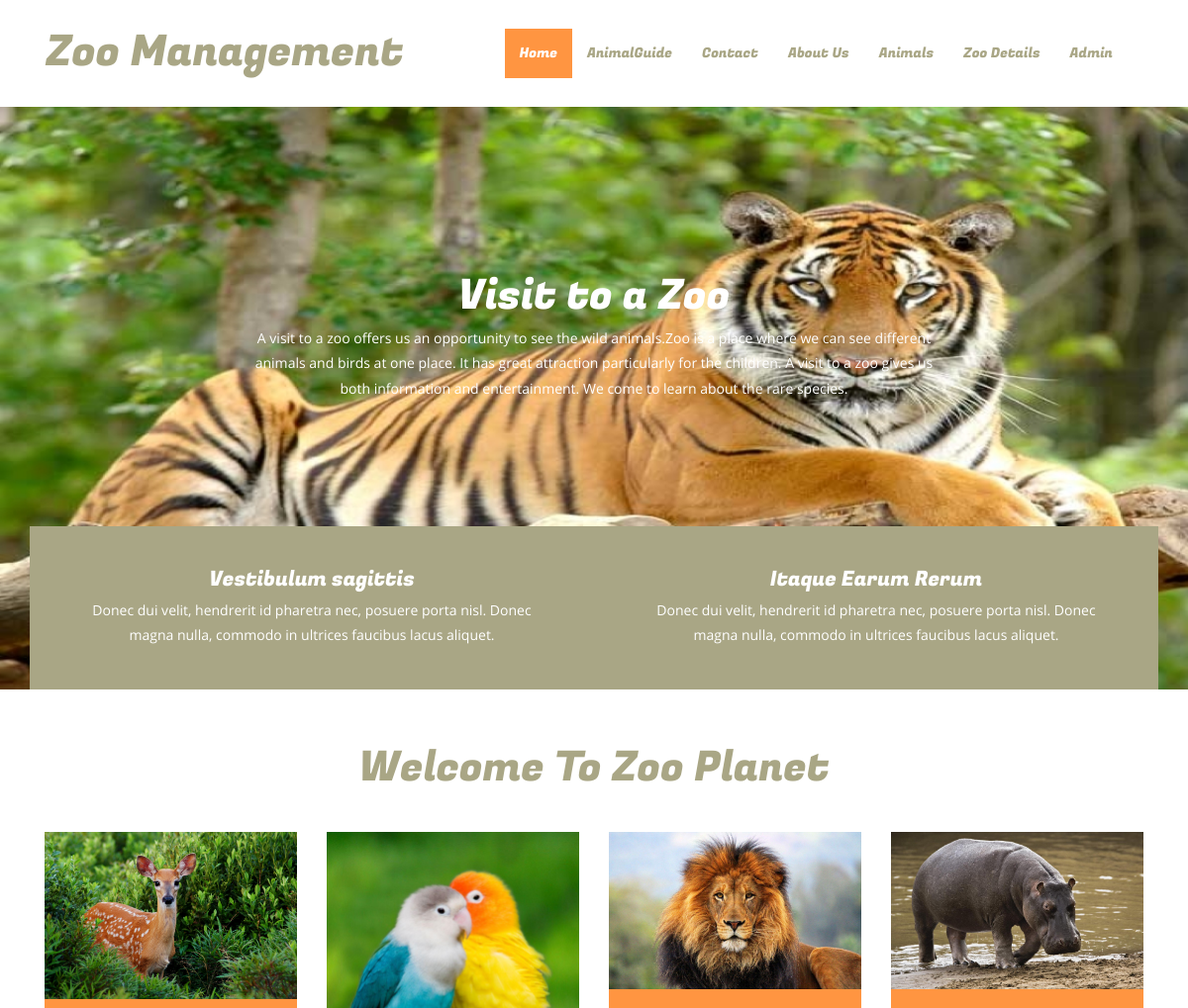
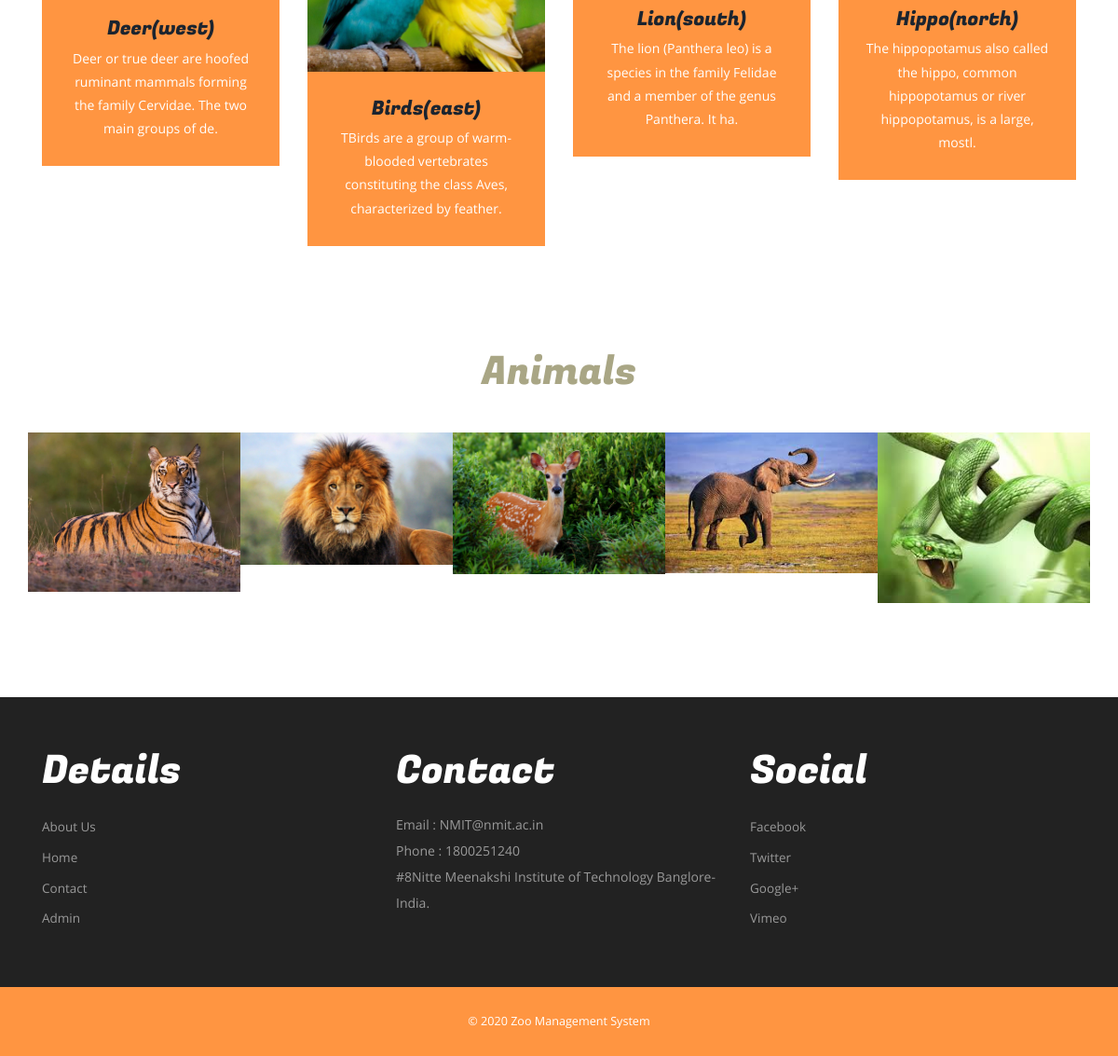
The page / on the database its author committed (2 pictures, top to bottom).
### tables this page shows
CREATE TABLE IF NOT EXISTS ANIMAL_KIND (
	AKid int(10) NOT NULL,
	AName VARCHAR(30) NOT NULL,
	Physical_Characteristics TEXT NOT NULL,
	Zoo_Region VARCHAR(50) NOT NULL,
	Diet VARCHAR(30) NOT NULL,
	Population_Status VARCHAR(30) NOT NULL,
	AnimalImage VARCHAR(100) NOT NULL,
	PRIMARY KEY(AKid)
);

CREATE TABLE `tblpage` (
  `ID` int(10) NOT NULL,
  `PageType` varchar(200) DEFAULT NULL,
  `PageTitle` varchar(200) DEFAULT NULL,
  `PageDescription` mediumtext DEFAULT NULL,
  `Email` varchar(200) DEFAULT NULL,
  `MobileNumber` bigint(10) DEFAULT NULL,
  `UpdationDate` timestamp NULL DEFAULT NULL ON UPDATE current_timestamp()
);

### index.php (the view, shortened to what this page needs)
<?php
include('includes/dbconnection.php');
?>
<!DOCTYPE HTML>
<html>
<head>
<link href="css/bootstrap.css" rel="stylesheet" type="text/css" media="all">
<link href="css/style.css" rel="stylesheet" type="text/css" media="all" />
</head>
<body>
		<?php include_once('includes/header.php');?>
			<div class="header-banner">
				<div class="container">
					<div class="head-banner">
						<h3>Visit to a Zoo</h3>
						<p> A visit to a zoo offers us an opportunity to see the wild animals.Zoo is a place where we can see different animals and birds at one place. It has great attraction particularly for the children. A visit to a zoo gives us both information and entertainment. We come to learn about the rare species.</p>
					</div>
					<div class="banner-grids">
						<div class="col-md-6 banner-grid">
							<h4>Vestibulum sagittis</h4>
							<p>Donec dui velit, hendrerit id pharetra nec, posuere porta nisl. Donec magna nulla, commodo in ultrices faucibus lacus aliquet.</p>
						</div>
						<div class="col-md-6 banner-grid">
						<h4>Itaque Earum Rerum</h4>
							<p>Donec dui velit, hendrerit id pharetra nec, posuere porta nisl. Donec magna nulla, commodo in ultrices faucibus lacus aliquet.</p>
						</div>
						<div class="clearfix"></div>
					</div>
				</div>
			</div>
			<div class="content">
				<div class="welcome">
					<div class="container">
						<h2>welcome to zoo planet</h2>
							<div class="welcome-grids">
								<?php
 $query=mysqli_query($con,"select * from ANIMAL_KIND order by rand() limit 4");
 while ($row=mysqli_fetch_array($query)) {
 ?>
								<div class="col-md-3 welcome-grid" >
									<img src="admin/images/<?php echo $row['AnimalImage'];?>" width='220' height='200' alt=" " class="img-responsive" />
									<div class="wel-info">
										<h4><a href="animal-detail.php?anid=<?php echo $row['AKid'];?>"><?php echo $row['AName'];?>(<?php echo $row['Zoo_Region'];?>)</a></h4>
										<p><?php echo substr($row['Physical_Characteristics'],0,100);?>.</p>
									</div>
								</div><?php }?>
								<br>
								<div class="clearfix"></div>
							</div>
					</div>
				</div>
					<div class="animals">
						<div class="container">
							<h3>animals</h3>
							<div class="clients">
								<ul id="flexiselDemo3">
									<?php
 $query=mysqli_query($con,"select * from ANIMAL_KIND");
 while ($row=mysqli_fetch_array($query)) {
 ?>
									<li><img src="admin/images/<?php echo $row['AnimalImage'];?>" width='220' height='200' alt=" " class="img-responsive" /></li><?php }?>
								</ul>
						</div>
					</div>
				</div>
				 <?php include_once('includes/special.php');?>
			</div>
			<?php include_once('includes/footer.php');?>
</body>
</html>

### includes/header.php (shortened to what this page needs)
          <div class="header">
              <div class="container">
                  <div class="header-top">
                      <nav class="navbar navbar-default">
                          <div class="container-fluid">
                              <div class="navbar-header">
                                  <div class="navbar-brand">
                                      <h1><a href="index.php">Zoo Management</a></h1>
                                  </div>
                              </div>
                          <div class="collapse navbar-collapse" id="bs-example-navbar-collapse-1">
                            <ul class="nav navbar-nav">
                                  <li class="active"><a href="index.php">Home <span class="sr-only">(current)</span></a></li>
                                  <li><a href="animal-guide.php">AnimalGuide</a></li>
                                  <li><a href="contact.php">Contact</a>
                                  </li>
                                  <li><a href="about.php">About Us</a>
                                  </li>
                                  <li><a href="animals.php">Animals</a>
                                  </li>
                                  <li><a href="zoo.php">Zoo Details</a></li>
                                  <li><a href="admin/index.php">Admin</a></li>
                              </ul>
                          </div>
</div>
                      </nav>
                  </div>
              </div>
          </div>

### includes/special.php
<div class="specials-section">
					<div class="container">
						<div class="specials-grids">
							<div class="col-md-4 specials1">
								<h3> details</h3>
								<ul>
									<li><a href="about.php">About Us</a></li>
									<li><a href="index.php">Home</a></li>
									<li><a href="contact.php">Contact</a></li>
									<li><a href="admin/index.php">Admin</a></li>
								</ul>
							</div>
							<div class="col-md-4 specials1">
								<h3>contact</h3>
								<?php
 $query=mysqli_query($con,"select * from  tblpage where PageType='contactus'");
 while ($row=mysqli_fetch_array($query)) {
 ?>
								<address>
									<p>Email : <?php  echo $row['Email'];?></p>
								 <p>Phone : <?php  echo $row['MobileNumber'];?></p>
								 <p><?php  echo $row['PageDescription'];?></p>
								</address><?php } ?>
							</div>
							<div class="col-md-4 specials1">
								<h3>social</h3>
								<ul>
									<li><a href="#">facebook</a></li>
									<li><a href="#">twitter</a></li>
									<li><a href="#">google+</a></li>
									<li><a href="#">vimeo</a></li>
								</ul>
							</div>
							<div class="clearfix"></div>
						</div>
					</div>
				</div>

### includes/footer.php
<div class="footer-section">
				<div class="container">
					<div class="footer-top">
						<p>&copy; 2020 Zoo Management System </p>
					</div>
				</div>
			</div>

### css/style.css (style rules this page uses)
body a { transition:0.5s all; -webkit-transition:0.5s all; -moz-transition:0.5s all; -o-transition:0.5s all; -ms-transition:0.5s all; }
h1,h2,h3,h4,h5,h6 { padding:0 0; margin:0 0; }
p { padding:0 0; margin:0 0; }
ul { padding:0 0; margin:0 0; }
body { padding:0 0; margin:0 0; font-family: 'OpenSans-Regular' }
.header-top { padding: 2em 0; background-color: #fff; }
.navbar-brand { float: left; margin-left: 0.8em; }
.navbar-nav { float: right; margin: 0; }
.navbar-brand h1 a { text-decoration: none; color:#a9a685; font-size: 1.2em; font-family: 'FugazOne-Regular'; text-transform: capitalize; }
.navbar-default .navbar-nav > li > a { color: #a9a685; font-family: 'FugazOne-Regular'; }
.navbar-default .navbar-nav > .active > a, .navbar-default .navbar-nav > .active > a:hover, .navbar-default .navbar-nav > .active > a:focus { color: #fff; background-color: #ff9541; }
.navbar { position: relative; min-height: 50px; margin-bottom: 0; border: 1px solid transparent; }
.navbar-brand { float: left; height: 0px; padding: 0px 15px; font-size: 18px; line-height: 20px; }
.navbar-default { border-color: #fff!important; background-color: #fff; }
.header-banner { background: url(../images/bengal.jpg) no-repeat 0px 0px; background-size: cover; min-height: 712px; text-align: center; padding: 18em 0px 0; }
.banner-grids { background-color: #a9a685; margin-top: 13.8em; }
.banner-grid h4 { font-size: 1.5em; color: #fff; font-family: 'FugazOne-Regular'; }
.head-banner { margin: 0 auto; width: 63%; }
.banner-grid p { font-size: 1em; color: #fff; line-height:1.8em; padding: 0.5em 0 0; }
.head-banner h3 { font-size: 3em; color: #fff; font-family: 'FugazOne-Regular'; }
.head-banner p { font-size: 1em; color: #fff; line-height:1.8em; padding: 0.5em 0 0; }
.welcome { padding: 4em 0; text-align: center; }
.banner-grid { padding: 3em; }
.welcome h2 { font-size: 3em; text-transform: capitalize; font-family: 'FugazOne-Regular'; color: #a9a685; }
.wel-info h4 { font-size: 1.5em; color:#fff; font-family: 'FugazOne-Regular'; }
.wel-info { background-color: #ff9541; padding: 2em; }
.wel-info p { font-size: 1em; line-height:1.8em; color:#fff; margin-top: 0.5em; }
.welcome-grid img { width: 100%; }
.welcome-grids { margin-top: 3em; }
.animals { padding: 4em 0; text-align: center; }
#flexiselDemo1, #flexiselDemo2, #flexiselDemo3 { display: none; }
.clients { margin-top: 3em; }
.animals h3 { font-size: 3em; text-transform: capitalize; font-family: 'FugazOne-Regular'; color: #a9a685; }
.nbs-flexisel-ul { position: relative; width: 9999px; margin: 0px; padding: 0px; list-style-type: none; text-align: center; }
.nbs-flexisel-item { float: left; margin: 0px; padding: 0px; cursor: pointer; position: relative; line-height: 0px; }
.nbs-flexisel-item > img { cursor: pointer; position: relative; width:100%; height:100%; }
.specials-section { padding: 4em 0; background: #222; }
.specials-section h3 { font-size: 3em; text-transform: capitalize; font-family: 'FugazOne-Regular'; color: #fff; margin-bottom: 0.5em; }
.specials1 p { font-size: 1em; line-height: 2em; color: #999; }
.specials1 ul li { list-style-type: none; padding: 0.3em 0; }
.specials1 ul li a { font-size: 0.965em; text-decoration: none; line-height: 1.8em; color: #999; list-style: none; text-transform: capitalize; }
.footer-section { padding:2em 0; text-align:center; background: #ff9541; }
.footer-top p { font-size: 0.9em; color: #fff; font-weight: 400; }
@media (max-width:1440px) { .header-banner { min-height: 634px; padding: 16em 0 0; } }
@media (max-width:1440px) { .banner-grids { margin-top: 10.2em; } }
@media (max-width: 1366px) { .header-banner { min-height: 600px; padding: 15em 0 0; } }
@media (max-width: 1366px) { .banner-grids { margin-top: 8.8em; } }
@media (max-width: 1280px) { .header-banner { min-height: 562px; padding: 12em 0 0; } }
@media (max-width: 1280px) { .banner-grids { margin-top: 9.1em; } }

### rows shown on the page
animal_kind: AnimalImage (picture), AName "Deer", Zoo_Region "west", Physical_Characteristics "Deer or true deer are hoofed ruminant mammals forming the family Cervidae. The two main groups of de"
animal_kind: AnimalImage (picture), AName "Birds", Zoo_Region "east", Physical_Characteristics "TBirds are a group of warm-blooded vertebrates constituting the class Aves, characterized by feather"
animal_kind: AnimalImage (picture), AName "Lion", Zoo_Region "south", Physical_Characteristics "The lion (Panthera leo) is a species in the family Felidae and a member of the genus Panthera. It ha"
animal_kind: AnimalImage (picture), AName "Hippo", Zoo_Region "north", Physical_Characteristics "The hippopotamus also called the hippo, common hippopotamus or river hippopotamus, is a large, mostl"
animal_kind: AnimalImage (picture)
animal_kind: AnimalImage (picture)
animal_kind: AnimalImage (picture)
tblpage: Email "NMIT@nmit.ac.in", MobileNumber "1800251240", PageDescription "#8Nitte Meenakshi Institute of Technology Banglore-India."
